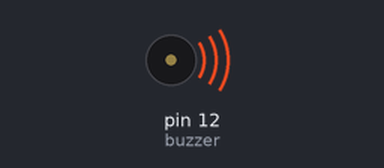
The sketch below on a simulated Arduino Uno, built with avr-gcc and run on an emulated ATmega328P. Shown: buzzer (waves = sounding).

Above: at 0.5 s.
Timing chart, 0 to 4.6 s (numbered marks = the images above):
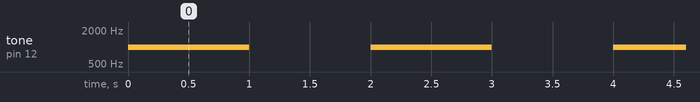

The sketch:

buzzer.ino
```cpp
const int buzzer = 12; //buzzer to arduino pin 12

void setup(){

  pinMode(buzzer, OUTPUT); // Set buzzer - pin 12 as an output

}

void loop(){

  tone(buzzer, 1000); // Send 1KHz sound signal...
  delay(1000);        // ...for 1 sec
  noTone(buzzer);     // Stop sound...
  delay(1000);        // ...for 1sec

}
```

Measured:
- by itself, tone on pin 12 (buzzer): alternates 1000 Hz for 1.0 s and silent for 1.0 s
